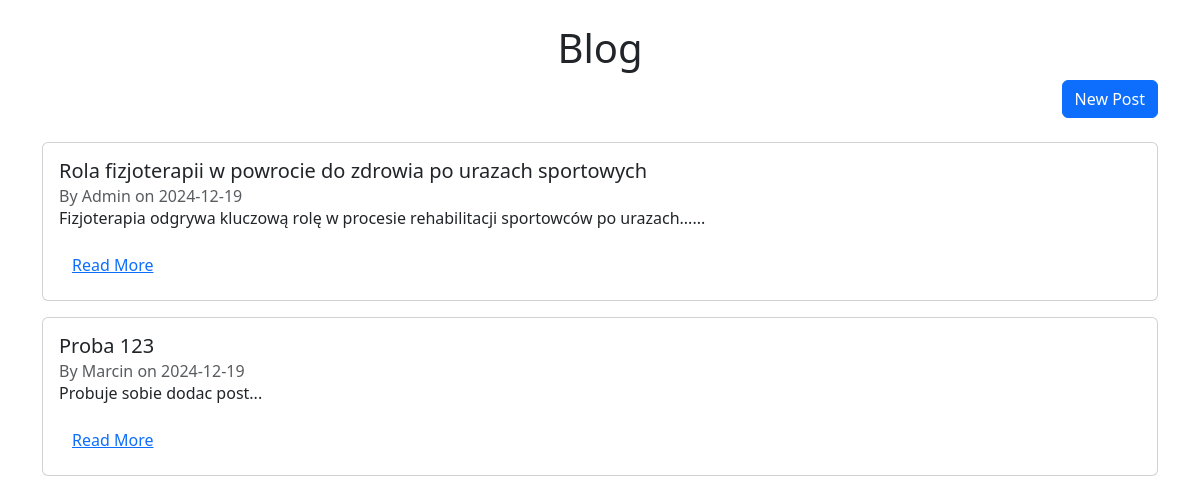
Page /blog on the committed database.
### app.py (models this page shows, shortened)
class BlogPost(db.Model):
    id = db.Column(db.Integer, primary_key=True)
    title = db.Column(db.String(200), nullable=False)
    content = db.Column(db.Text, nullable=False)
    author = db.Column(db.String(50), nullable=False, default='Admin')
    date_created = db.Column(db.DateTime, default=datetime.utcnow)

### app.py (the view)
@app.route('/blog', methods=['GET'])
def blog():
    posts = BlogPost.query.order_by(BlogPost.date_created.desc()).all()
    return render_template('blog.html', posts=posts)

### templates/blog.html (shortened to what this page needs)
<!doctype html>
<html lang="en">
<head>
    <link href="https://cdn.jsdelivr.net/npm/bootstrap@5.3.0/dist/css/bootstrap.min.css" rel="stylesheet">
</head>
<body>
    <div class="container py-4">
        <h1 class="text-center">Blog</h1>
        <div class="text-end">
            <a href="/blog/new" class="btn btn-primary">New Post</a>
        </div>
        <div class="mt-4">
            {% for post in posts %}
            <div class="card mb-3">
                <div class="card-body">
                    <h5 class="card-title">{{ post.title }}</h5>
                    <h6 class="card-subtitle text-muted">By {{ post.author }} on {{ post.date_created.strftime('%Y-%m-%d') }}</h6>
                    <p class="card-text">{{ post.content[:150] }}...</p>
                    <a href="/blog/{{ post.id }}" class="btn btn-link">Read More</a>
                </div>
            </div>
            {% endfor %}
        </div>
    </div>
</body>
</html>

### rows in the picture
BlogPost: title "Rola fizjoterapii w powrocie do zdrowia po urazach sportowych", author "Admin", date_created "2024-12-19", content "Fizjoterapia odgrywa kluczową rolę w procesie rehabilitacji sportowców po urazach..."
BlogPost: title "Proba 123", author "Marcin", date_created "2024-12-19", content "Probuje sobie dodac post"
